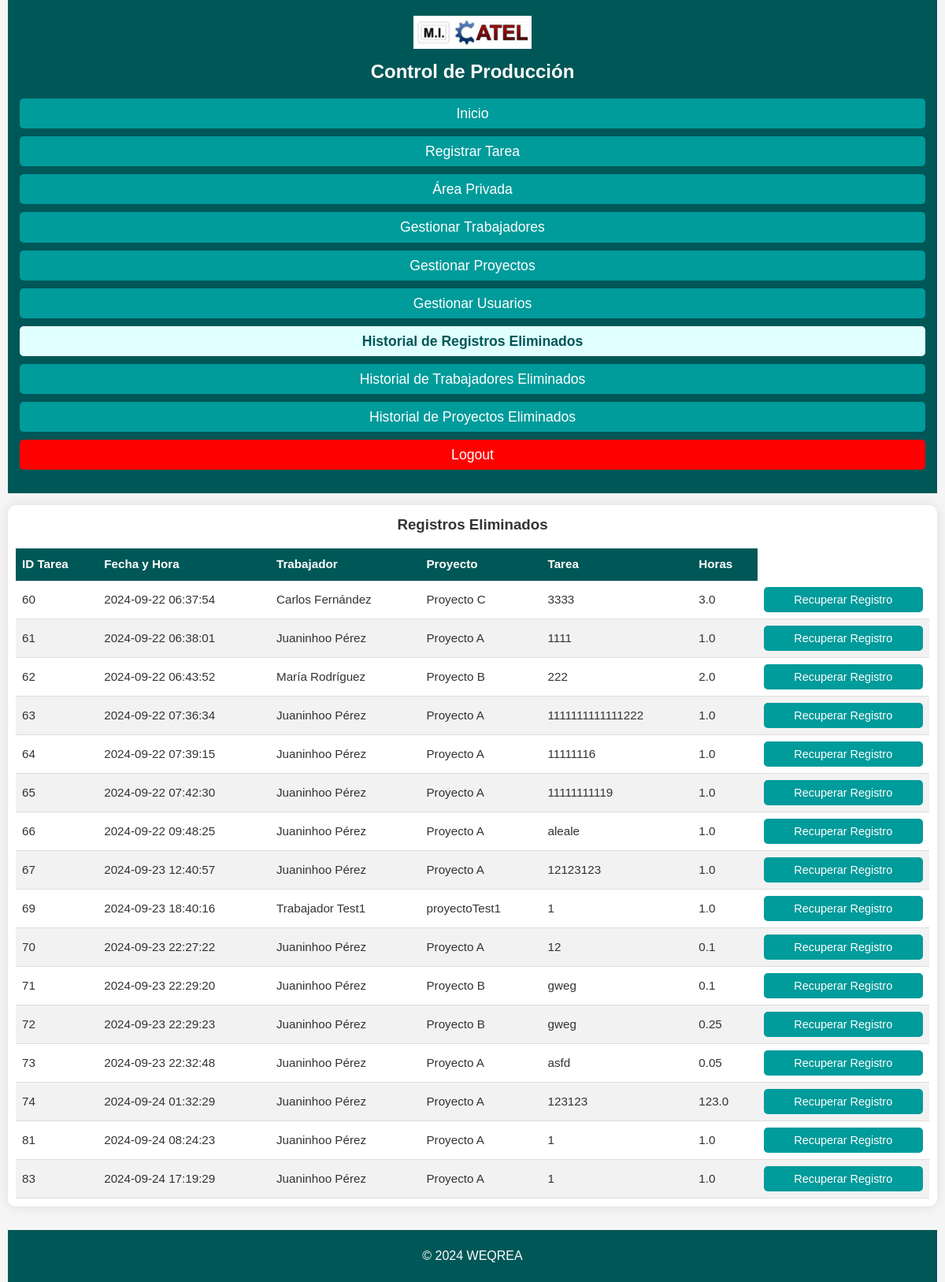
The page /historial_registros (signed in) on the database its author committed.
### app/models.py (models this page shows)
class RegistroTareas(db.Model):
    __tablename__ = 'registro_tareas'
    ID_tarea = db.Column(db.Integer, primary_key=True, autoincrement=True)
    fecha_hora = db.Column(db.String, nullable=False)
    ID_trabajador = db.Column(db.Integer, db.ForeignKey('registro_trabajadores.ID_trabajador'), nullable=False)
    ID_proyecto = db.Column(db.Integer, db.ForeignKey('registro_proyectos.ID_proyecto'), nullable=False)
    tarea = db.Column(db.String, nullable=False)
    horas = db.Column(db.Float, nullable=False)
    eliminado = db.Column(db.Boolean, default=False, nullable=False)  # Nueva columna
    trabajador = db.relationship('RegistroTrabajadores', backref='tareas')
    proyecto = db.relationship('RegistroProyectos', backref='tareas')

class RegistroTrabajadores(db.Model):
    __tablename__ = 'registro_trabajadores'
    ID_trabajador = db.Column(db.Integer, primary_key=True, autoincrement=True)
    PIN_trabajador = db.Column(db.Integer, unique=True)
    nombre_trabajador = db.Column(db.String, nullable=False)
    apellido1_trabajador = db.Column(db.String, nullable=False)
    apellido2_trabajador = db.Column(db.String)
    eliminado = db.Column(db.Boolean, default=False, nullable=False)  # Nueva columna

class RegistroProyectos(db.Model):
    __tablename__ = 'registro_proyectos'
    ID_proyecto = db.Column(db.Integer, primary_key=True, autoincrement=True)
    numero_proyecto = db.Column(db.String, unique=True, nullable=False)
    cliente_proyecto = db.Column(db.String, nullable=False)
    nombre_proyecto = db.Column(db.String, nullable=False)
    descripcion_proyecto = db.Column(db.String)
    eliminado = db.Column(db.Boolean, default=False, nullable=False)  # Nueva columna

### app/routes.py (the view)
    @app.route('/historial_registros')
    @login_required
    @jefe_taller_required  # Solo el Jefe de Taller puede acceder
    def historial_registros():
        registros_eliminados = RegistroTareas.query.filter_by(eliminado=True).all()
        return render_template('historial_registros.html', registros=registros_eliminados)

### app/routes.py (called while the page is built)
def login_required(f):
    @wraps(f)
    def decorated_function(*args, **kwargs):
        if 'usuario_id' not in session:
            flash('Debes iniciar sesión para acceder a esta página.', 'error')
            return redirect(url_for('login'))
        return f(*args, **kwargs)
    return decorated_function

def jefe_taller_required(f):
    @wraps(f)
    def decorated_function(*args, **kwargs):
        if 'rol' not in session or session['rol'] != 'jefe_taller':
            flash('No tienes permisos para acceder a esta página.', 'error')
            return redirect(url_for('home'))
        return f(*args, **kwargs)
    return decorated_function

### run.py (called while the page is built)
@app.before_request
def make_session_permanent():
    session.permanent = True

@app.after_request
def add_security_headers(response: Response):
    response.headers['X-Content-Type-Options'] = 'nosniff'
    return response

### app/templates/historial_registros.html (shortened to what this page needs)
{% extends 'base.html' %}
{% block content %}
<div class="table-container">
    <h3>Registros Eliminados</h3>
    <table>
        <thead>
            <tr>
                <th>ID Tarea</th>
                <th>Fecha y Hora</th>
                <th>Trabajador</th>
                <th>Proyecto</th>
                <th>Tarea</th>
                <th>Horas</th>
            </tr>
        </thead>
        <tbody>
            {% for registro in registros %}
            <tr>
                <td>{{ registro.ID_tarea }}</td>
                <td>{{ registro.fecha_hora }}</td>
                <td>{{ registro.trabajador.nombre_trabajador }} {{ registro.trabajador.apellido1_trabajador }}</td>
                <td>{{ registro.proyecto.nombre_proyecto }}</td>
                <td>{{ registro.tarea }}</td>
                <td>{{ registro.horas }}</td>
                {% if registro.eliminado == 1 %}
                <td>
                    <form method="POST" action="{{ url_for('recuperar_registro', id=registro.ID_tarea) }}" onsubmit="return confirm('¿Estás seguro de que deseas recuperar este registro?');">
                        <button type="submit">Recuperar Registro</button>
                    </form>
                </td>
                {% endif %}
            </tr>
            {% endfor %}
        </tbody>
    </table>
</div>
{% endblock %}

### app/templates/base.html (shortened to what this page needs)
<!DOCTYPE html>
<html lang="es">
<head>
    <link rel="stylesheet" href="{{ url_for('static', filename='css/styles.css') }}">
</head>
<body>
    <header>
        <div class="header-container">
            <img src="{{ url_for('static', filename='logo.jpg') }}" alt="Logo de la Aplicación" class="logo">
            <h1>Control de Producción</h1>
        </div>
        <nav>
            <ul>
                <li><a href="{{ url_for('home') }}" class="{% if request.endpoint == 'home' %}active{% endif %}">Inicio</a></li>
                <li><a href="{{ url_for('registro_tarea') }}" class="{% if request.endpoint == 'registro_tarea' %}active{% endif %}">Registrar Tarea</a></li>
                {% if session['rol'] == 'jefe_taller' %}
                <li><a href="{{ url_for('visor_registros') }}" class="{% if request.endpoint == 'visor_registros' %}active{% endif %}">Área Privada</a></li>
                <li><a href="{{ url_for('gestionar_trabajadores') }}" class="{% if request.endpoint == 'gestionar_trabajadores' %}active{% endif %}">Gestionar Trabajadores</a></li>
                <li><a href="{{ url_for('gestionar_proyectos') }}" class="{% if request.endpoint == 'gestionar_proyectos' %}active{% endif %}">Gestionar Proyectos</a></li>
                <li><a href="{{ url_for('gestionar_usuarios') }}" class="{% if request.endpoint == 'gestionar_usuarios' %}active{% endif %}">Gestionar Usuarios</a></li>
                <li><a href="{{ url_for('historial_registros') }}" class="{% if request.endpoint == 'historial_registros' %}active{% endif %}">Historial de Registros Eliminados</a></li>
                <li><a href="{{ url_for('historial_trabajadores') }}" class="{% if request.endpoint == 'historial_trabajadores' %}active{% endif %}">Historial de Trabajadores Eliminados</a></li>
                <li><a href="{{ url_for('historial_proyectos') }}" class="{% if request.endpoint == 'historial_proyectos' %}active{% endif %}">Historial de Proyectos Eliminados</a></li>
                <li><a href="{{ url_for('logout') }}" class="delete-button">Logout</a></li>
                {% endif %}
            </ul>
        </nav>
    </header>
    <main>
        {% block content %}
        {% endblock %}
    </main>
    <footer>
        <p>&copy; 2024 WEQREA</p>
    </footer>
</body>
</html>

### app/static/css/styles.css (style rules this page uses)
* { margin: 0; padding: 0; box-sizing: border-box; }
body { font-family: 'Arial', sans-serif; background-color: #f5f5f5; color: #333; line-height: 1.6; padding: 0 10px; }
h1, h2, h3 { margin-bottom: 15px; color: #333; text-align: center; }
p { margin-bottom: 15px; }
header { background-color: #005757; color: #fff; padding: 20px 0; }
header h1 { font-size: 2rem; font-weight: bold; }
header nav { margin-top: 15px; }
header nav ul { list-style: none; display: flex; justify-content: center; }
header nav ul li { margin: 0 15px; }
header nav ul li a { display: inline-block; padding: 10px; border: none; background-color: #009B9B; color: white; font-size: 1.1rem; cursor: pointer; border-radius: 5px; transition: background-color 0.1s ease; text-decoration: none; text-align: center; }
nav ul li a.active { background-color: #E0FFFF; color: #005757; font-weight: bold; }
.header-container { display: flex; align-items: center; justify-content: center; position: relative; }
.header-container img.logo { width: 225px; height: auto; position: absolute; left: 20px; }
.header-container h1 { font-size: 2.5rem; color: #fff; margin: 0 auto; }
main { max-width: 100%; margin: 0 auto; padding: 20px; }
.table-container { width: 100%; overflow-x: auto; margin-top: 20px; background-color: white; padding: 20px; border-radius: 10px; box-shadow: 0 0 15px rgba(0, 0, 0, 0.1); }
.table-container table { width: 100%; border-collapse: collapse; background-color: white; border-radius: 10px; }
.table-container th, .table-container td { padding: 5px; text-align: left; border-bottom: 1px solid #ddd; }
.table-container th { background-color: #005757; color: white; font-weight: bold; }
.table-container td { color: #333; }
.table-container tr:nth-child(even) { background-color: #f2f2f2; }
.table-container tr:nth-child(odd) { background-color: #ffffff; }
.table-container button { width: 100%; padding: 5px; background-color: #009B9B; color: white; border: none; font-size: 1rem; cursor: pointer; border-radius: 5px; transition: background-color 0.1s ease; margin-bottom: 0px; }
nav .delete-button { background-color: red; }
footer { background-color: #005757; color: white; text-align: center; padding: 20px 0; margin-top: 30px; }
footer p { margin: 0; }
@media (max-width: 1200px) { header nav ul { flex-direction: column; align-items: stretch; width: 100%; } }
@media (max-width: 1200px) { header nav ul li { margin-bottom: 10px; } }
@media (max-width: 1200px) { header nav ul li a { display: block; padding: 5px; text-align: center; width: 100%; font-size: 1.1rem; } }
@media (max-width: 1200px) { .header-container { flex-direction: column; } }
@media (max-width: 1200px) { .header-container h1 { font-size: 1.5rem; text-align: center; } }
@media (max-width: 1200px) { .header-container img.logo { width: 150px; position: static; margin-bottom: 10px; } }
@media (max-width: 1200px) { main { margin: 10px 0px; padding: 0px; } }
@media (max-width: 1200px) { .form-container, .table-container { padding: 15px; } }
@media (max-width: 1200px) { .table-container { margin-top: 15px; padding: 10px; } }
@media (max-width: 1200px) { .table-container th, .table-container td { padding: 8px; font-size: 0.95rem; } }
@media (max-width: 1200px) { .table-container button { font-size: 0.9rem; padding: 8px; } }

### rows shown on the page
RegistroTareas: ID_tarea "60", fecha_hora "2024-09-22 06:37:54", trabajador.nombre_trabajador "Carlos", trabajador.apellido1_trabajador "Fernández", proyecto.nombre_proyecto "Proyecto C", tarea "3333", horas "3.0"
RegistroTareas: ID_tarea "61", fecha_hora "2024-09-22 06:38:01", trabajador.nombre_trabajador "Juaninhoo", trabajador.apellido1_trabajador "Pérez", proyecto.nombre_proyecto "Proyecto A", tarea "1111", horas "1.0"
RegistroTareas: ID_tarea "62", fecha_hora "2024-09-22 06:43:52", trabajador.nombre_trabajador "María", trabajador.apellido1_trabajador "Rodríguez", proyecto.nombre_proyecto "Proyecto B", tarea "222", horas "2.0"
RegistroTareas: ID_tarea "63", fecha_hora "2024-09-22 07:36:34", trabajador.nombre_trabajador "Juaninhoo", trabajador.apellido1_trabajador "Pérez", proyecto.nombre_proyecto "Proyecto A", tarea "1111111111111222", horas "1.0"
RegistroTareas: ID_tarea "64", fecha_hora "2024-09-22 07:39:15", trabajador.nombre_trabajador "Juaninhoo", trabajador.apellido1_trabajador "Pérez", proyecto.nombre_proyecto "Proyecto A", tarea "11111116", horas "1.0"
RegistroTareas: ID_tarea "65", fecha_hora "2024-09-22 07:42:30", trabajador.nombre_trabajador "Juaninhoo", trabajador.apellido1_trabajador "Pérez", proyecto.nombre_proyecto "Proyecto A", tarea "11111111119", horas "1.0"
RegistroTareas: ID_tarea "66", fecha_hora "2024-09-22 09:48:25", trabajador.nombre_trabajador "Juaninhoo", trabajador.apellido1_trabajador "Pérez", proyecto.nombre_proyecto "Proyecto A", tarea "aleale", horas "1.0"
RegistroTareas: ID_tarea "67", fecha_hora "2024-09-23 12:40:57", trabajador.nombre_trabajador "Juaninhoo", trabajador.apellido1_trabajador "Pérez", proyecto.nombre_proyecto "Proyecto A", tarea "12123123", horas "1.0"
RegistroTareas: ID_tarea "69", fecha_hora "2024-09-23 18:40:16", trabajador.nombre_trabajador "Trabajador", trabajador.apellido1_trabajador "Test1", proyecto.nombre_proyecto "proyectoTest1", tarea "1", horas "1.0"
RegistroTareas: ID_tarea "70", fecha_hora "2024-09-23 22:27:22", trabajador.nombre_trabajador "Juaninhoo", trabajador.apellido1_trabajador "Pérez", proyecto.nombre_proyecto "Proyecto A", tarea "12", horas "0.1"
RegistroTareas: ID_tarea "71", fecha_hora "2024-09-23 22:29:20", trabajador.nombre_trabajador "Juaninhoo", trabajador.apellido1_trabajador "Pérez", proyecto.nombre_proyecto "Proyecto B", tarea "gweg", horas "0.1"
RegistroTareas: ID_tarea "72", fecha_hora "2024-09-23 22:29:23", trabajador.nombre_trabajador "Juaninhoo", trabajador.apellido1_trabajador "Pérez", proyecto.nombre_proyecto "Proyecto B", tarea "gweg", horas "0.25"
RegistroTareas: ID_tarea "73", fecha_hora "2024-09-23 22:32:48", trabajador.nombre_trabajador "Juaninhoo", trabajador.apellido1_trabajador "Pérez", proyecto.nombre_proyecto "Proyecto A", tarea "asfd", horas "0.05"
RegistroTareas: ID_tarea "74", fecha_hora "2024-09-24 01:32:29", trabajador.nombre_trabajador "Juaninhoo", trabajador.apellido1_trabajador "Pérez", proyecto.nombre_proyecto "Proyecto A", tarea "123123", horas "123.0"
RegistroTareas: ID_tarea "81", fecha_hora "2024-09-24 08:24:23", trabajador.nombre_trabajador "Juaninhoo", trabajador.apellido1_trabajador "Pérez", proyecto.nombre_proyecto "Proyecto A", tarea "1", horas "1.0"
RegistroTareas: ID_tarea "83", fecha_hora "2024-09-24 17:19:29", trabajador.nombre_trabajador "Juaninhoo", trabajador.apellido1_trabajador "Pérez", proyecto.nombre_proyecto "Proyecto A", tarea "1", horas "1.0"
